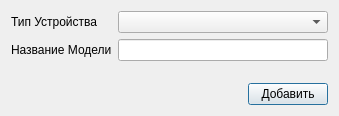
<?xml version="1.0" encoding="UTF-8"?>
<ui version="4.0">
 <class>AddDevice</class>
 <widget class="QDialog" name="AddDevice">
  <property name="geometry">
   <rect>
    <x>0</x>
    <y>0</y>
    <width>339</width>
    <height>116</height>
   </rect>
  </property>
  <property name="windowTitle">
   <string>Dialog</string>
  </property>
  <layout class="QGridLayout" name="gridLayout">
   <item row="1" column="1">
    <widget class="QPushButton" name="addBtn">
     <property name="sizePolicy">
      <sizepolicy hsizetype="Fixed" vsizetype="Fixed">
       <horstretch>0</horstretch>
       <verstretch>0</verstretch>
      </sizepolicy>
     </property>
     <property name="text">
      <string>Добавить</string>
     </property>
    </widget>
   </item>
   <item row="0" column="0" colspan="2">
    <layout class="QFormLayout" name="formLayout">
     <item row="0" column="0">
      <widget class="QLabel" name="Label">
       <property name="text">
        <string>Тип Устройства</string>
       </property>
      </widget>
     </item>
     <item row="0" column="1">
      <widget class="QComboBox" name="type"/>
     </item>
     <item row="1" column="0">
      <widget class="QLabel" name="Label_2">
       <property name="text">
        <string>Название Модели</string>
       </property>
      </widget>
     </item>
     <item row="1" column="1">
      <widget class="QLineEdit" name="name"/>
     </item>
    </layout>
   </item>
   <item row="1" column="0">
    <widget class="QLabel" name="errorLabel">
     <property name="text">
      <string/>
     </property>
    </widget>
   </item>
  </layout>
 </widget>
 <resources/>
 <connections/>
</ui>
